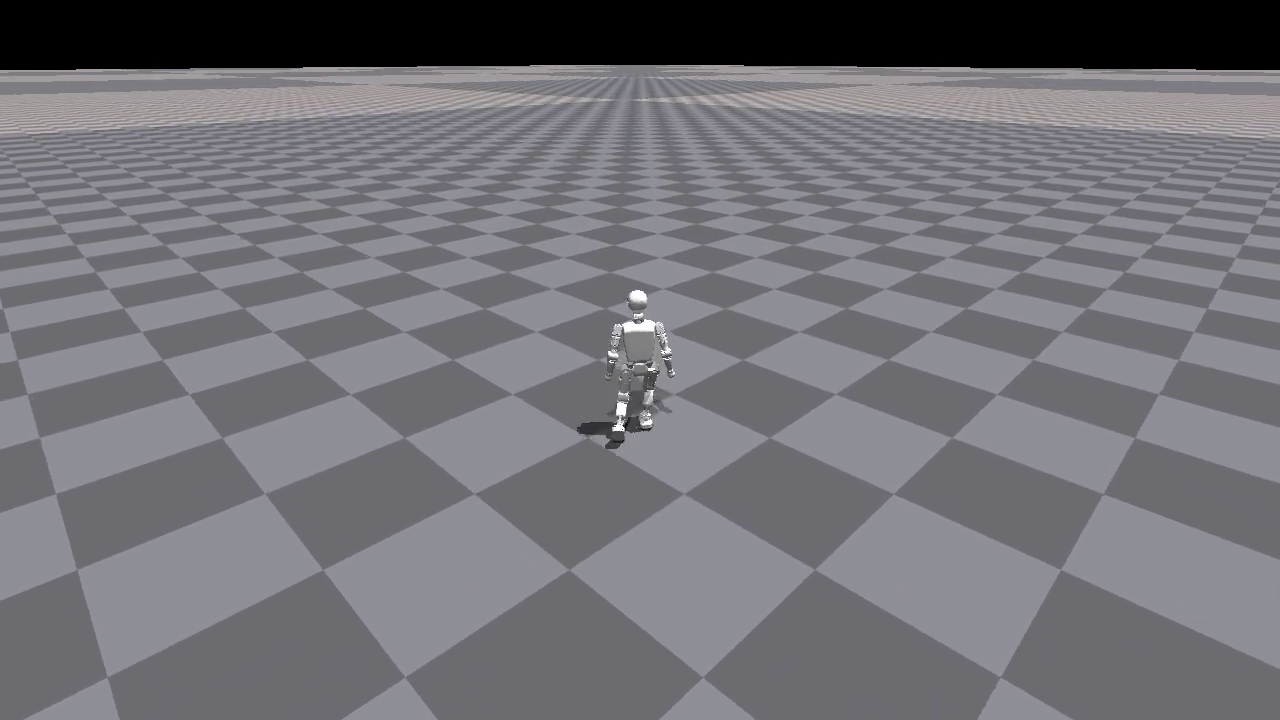
#> input picture frame 995 of T1_sprint_arms_locked/iterations/2026-09-20_v1/BASE/videos/2026-09-21-11-56-39.mp4, 1280 x 720 px
$ python make_frames_abcd.py
#> lines starting #> are read from the running program, lines starting #| are printed output that depends on the picture; pictures that were not available may be replaced by others from this repository, and a replacement may not be noted
"""Quatro linhas de 6 frames seguidos, com a letra no canto superior direito.

BASE começa o mais perto possível de 20 s: o vídeo acaba nesse instante,
então a linha usa os frames 19,90–20,00 s.
"""

from pathlib import Path

import cv2
from PIL import Image, ImageDraw, ImageFont

HERE = Path(__file__).resolve().parent
N_FRAMES = 6
ZOOM = 0.35
ROW_GAP = 28

ROWS = (
    ("a", HERE / "BASE" / "videos" / "2026-09-21-11-56-39.mp4", 20.0),
    ("b", HERE / "dup" / "videos" / "2026-09-22-02-54-13.mp4", 10.0),
    ("c", HERE / "loss" / "videos" / "2026-09-22-11-23-23.mp4", 6.0),
    ("d", HERE / "phase" / "videos" / "2026-10-20-12-45-51.mp4", 17.0),
)


def read_six(path, t_start):
#> called with t_start = 20
    cap = cv2.VideoCapture(str(path))
    if not cap.isOpened():
        raise RuntimeError(f"não abriu {path}")
    fps = cap.get(cv2.CAP_PROP_FPS)
    n = int(cap.get(cv2.CAP_PROP_FRAME_COUNT))
    start = int(round(t_start * fps))
    if start + N_FRAMES > n:
        start = n - N_FRAMES
    cap.set(cv2.CAP_PROP_POS_FRAMES, start)
    frames = []
    for i in range(N_FRAMES):
        ok, frame = cap.read()
        if not ok:
            cap.release()
            raise RuntimeError(f"{path.name} acabou no frame {start + i}")
        img = Image.fromarray(cv2.cvtColor(frame, cv2.COLOR_BGR2RGB))
        frames.append(crop_center(img, ZOOM))
#> this loop made 6 passes
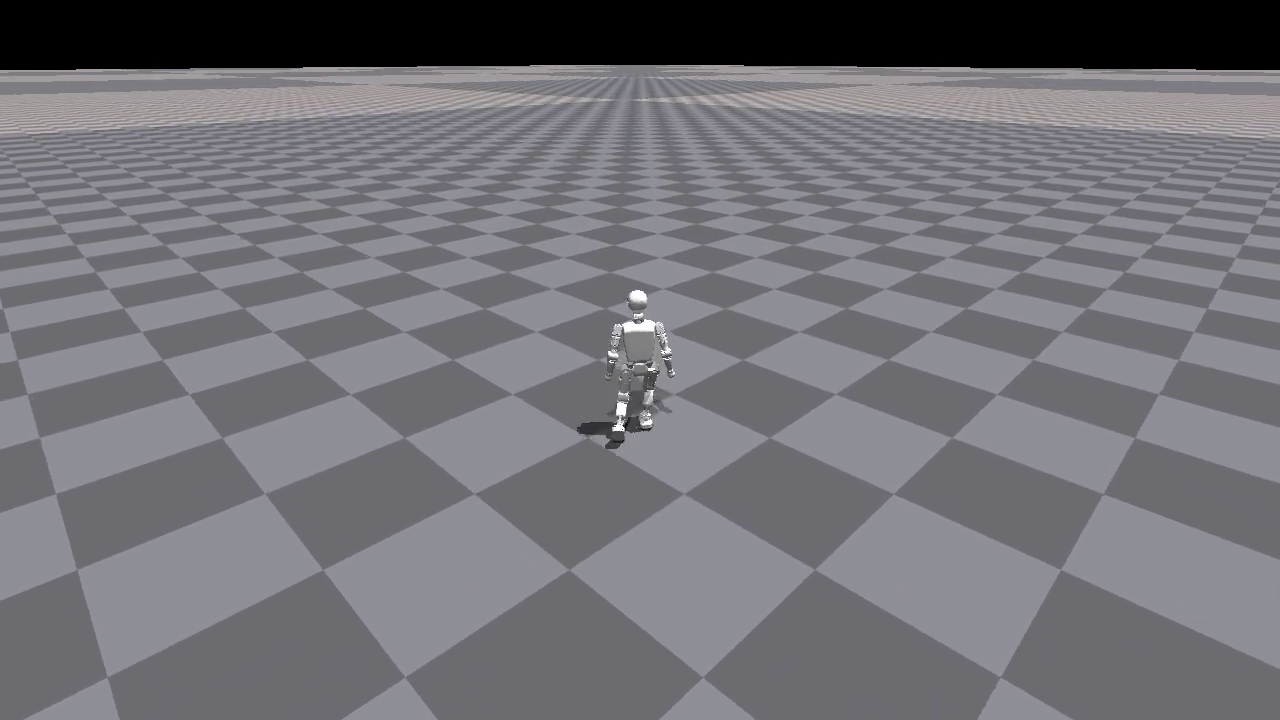
#> input picture frame 995 of T1_sprint_arms_locked/iterations/2026-09-20_v1/BASE/videos/2026-09-21-11-56-39.mp4, 1280 x 720 px
#> pass 3, in read_six, `ok, frame = cap.read()`:
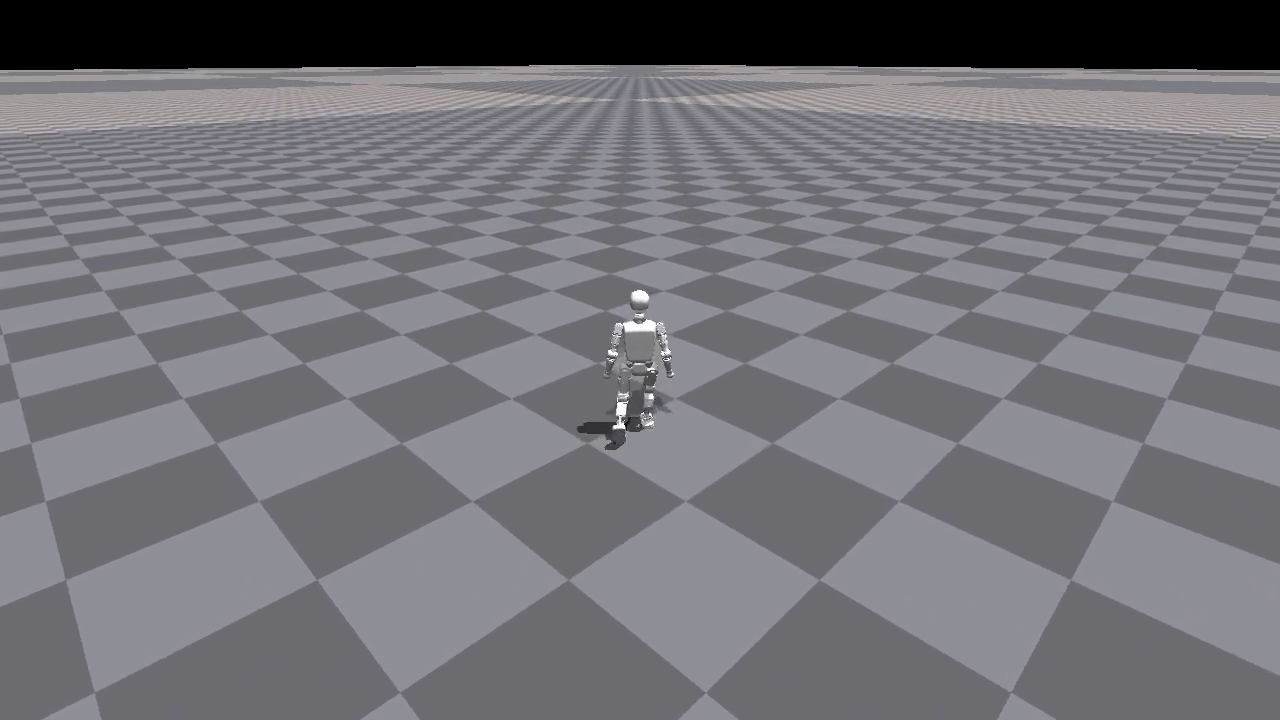
#> frame: shape (720, 1280, 3); mean B, G, R 119.7, 113.7, 114.9
#> after the loop:
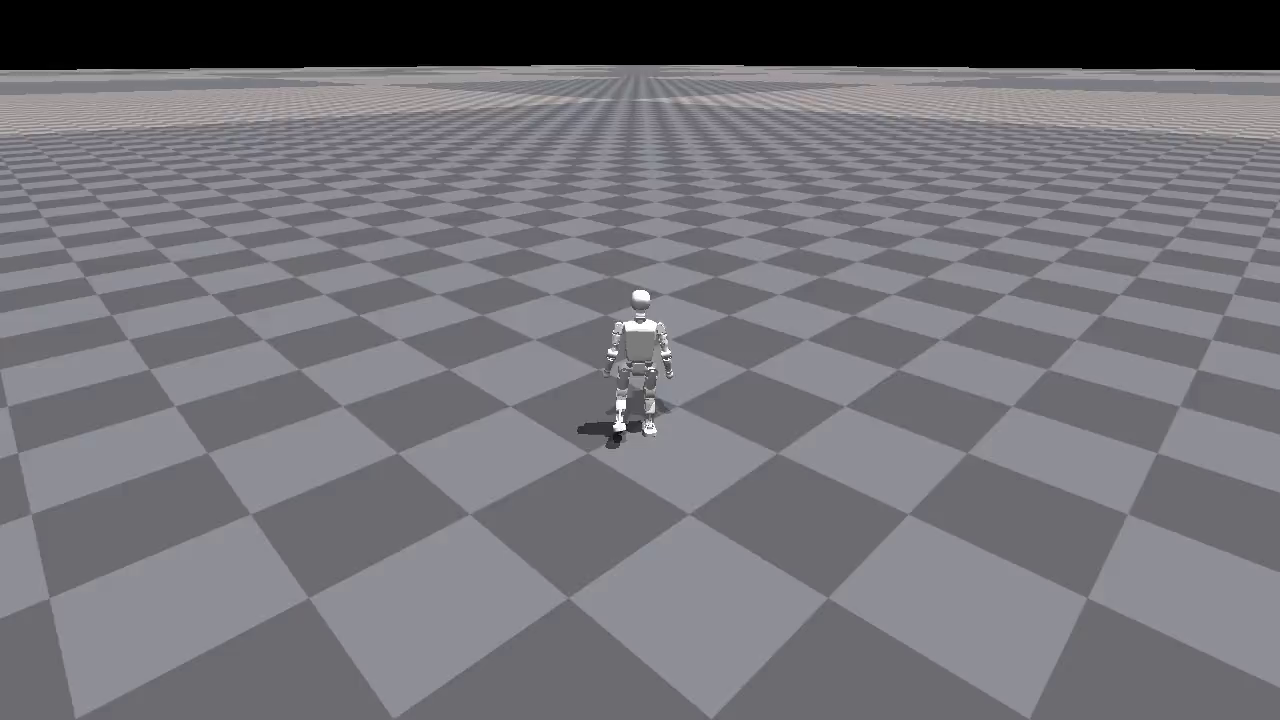
#> frame: shape (720, 1280, 3); mean B, G, R 120, 114.1, 115.2
#> after the loop, frames = 6 items
    cap.release()
    return frames, start / fps


def crop_center(img, frac):
    w, h = img.size
    cw, ch = max(1, round(w * frac)), max(1, round(h * frac))
    left, top = (w - cw) // 2, (h - ch) // 2
    return img.crop((left, top, left + cw, top + ch))


def label(row, letter):
    size = round(max(64, round(row.height * 0.34)) * 0.75)
    font = ImageFont.truetype(r"C:\Windows\Fonts\arialbd.ttf", size)
    pad = max(14, size // 5)
    draw = ImageDraw.Draw(row)
    bbox = font.getbbox(letter)
    tw, th = bbox[2] - bbox[0], bbox[3] - bbox[1]
    box_w, box_h = tw + 2 * pad, th + 2 * pad
    x1 = row.width - pad - box_w
    y1 = pad
    draw.rectangle([x1, y1, x1 + box_w - 1, y1 + box_h - 1], fill="white", outline="black")
    draw.text((x1 + pad - bbox[0], y1 + pad - bbox[1]), letter, font=font, fill="black")


def main():
    rows = []
    for letter, path, t_start in ROWS:
        frames, actual = read_six(path, t_start)
#> frames = 6 items; actual = 19.9
        w, h = frames[0].size
#> w = 448; h = 252
        row = Image.new("RGB", (w * N_FRAMES, h))
#> row: PIL image 2688x252 RGB; every value is 0
        for i, frame in enumerate(frames):
            row.paste(frame, (i * w, 0))
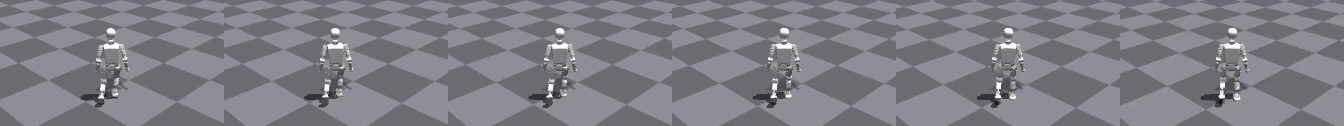
#> row: PIL image 2688x252 RGB (shown at 1/2 size); mean R, G, B 126.4, 125.5, 132.3
        label(row, letter)
        rows.append(row)
        print(f"{letter}  pedido {t_start:.2f}s  inicio {actual:.2f}s  {path.parent.parent.name}")
#| a  pedido 20.00s  inicio 19.90s  BASE
#> pass 2 of the loop in main, `for letter, path, t_start in ROWS:`:
#> the loop in read_six (call 2), `for i in range(N_FRAMES):` made 6 passes
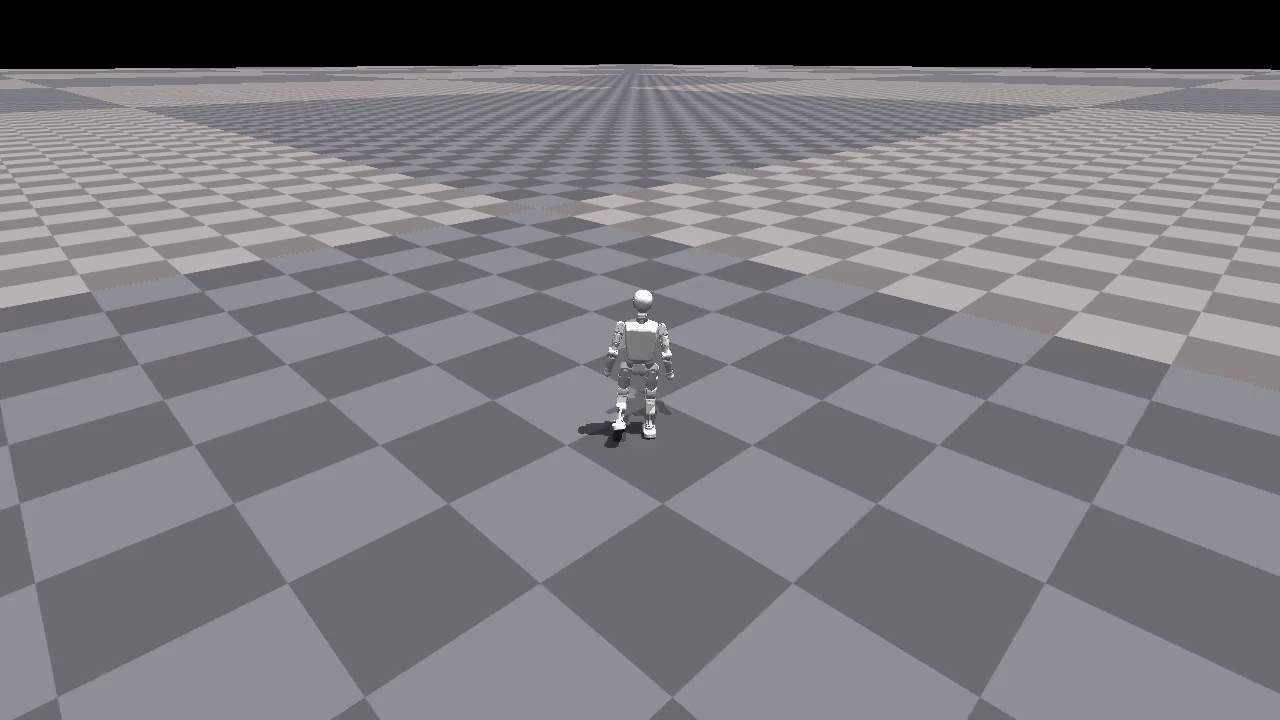
#> input picture frame 500 of T1_sprint_arms_locked/iterations/2026-09-20_v1/BASE/videos/2026-09-21-11-56-39.mp4, 1280 x 720 px, given in place of 2026-09-22-02-54-13.mp4, which was not available
#> after the loop in read_six (call 2), `for i in range(N_FRAMES):`:
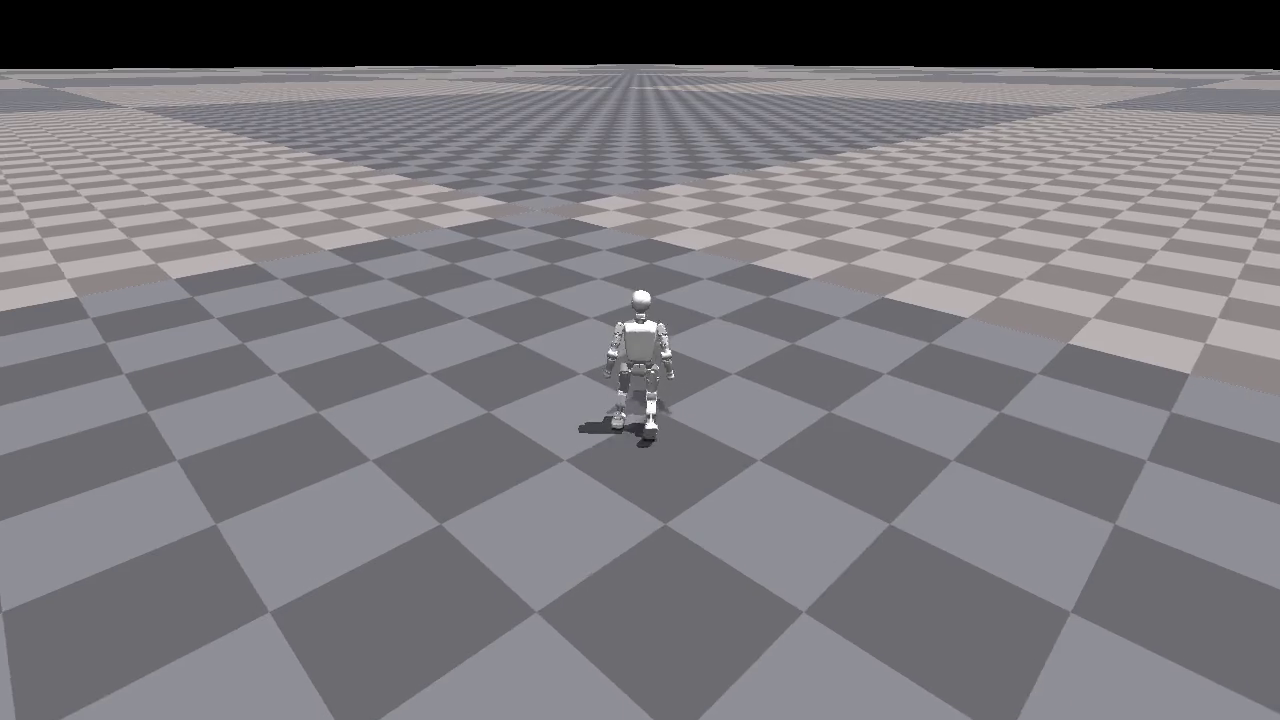
#> frame: shape (720, 1280, 3); mean B, G, R 124, 119.5, 121.4
#> actual = 10
#> the loop in main, `for i, frame in enumerate(frames):` made 6 passes
#> after the loop in main, `for i, frame in enumerate(frames):`:
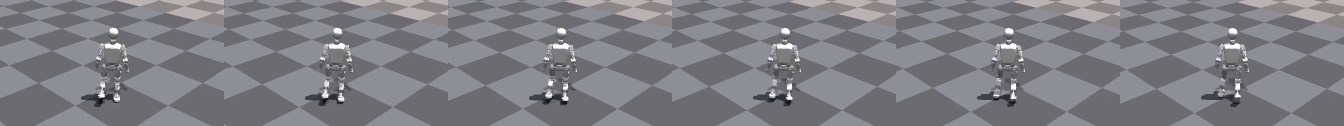
#> row: PIL image 2688x252 RGB (shown at 1/2 size); mean R, G, B 126.4, 125.4, 131.4
#| b  pedido 10.00s  inicio 10.00s  dup
#> pass 3 of the loop in main, `for letter, path, t_start in ROWS:`:
#> the loop in read_six (call 3), `for i in range(N_FRAMES):` made 6 passes
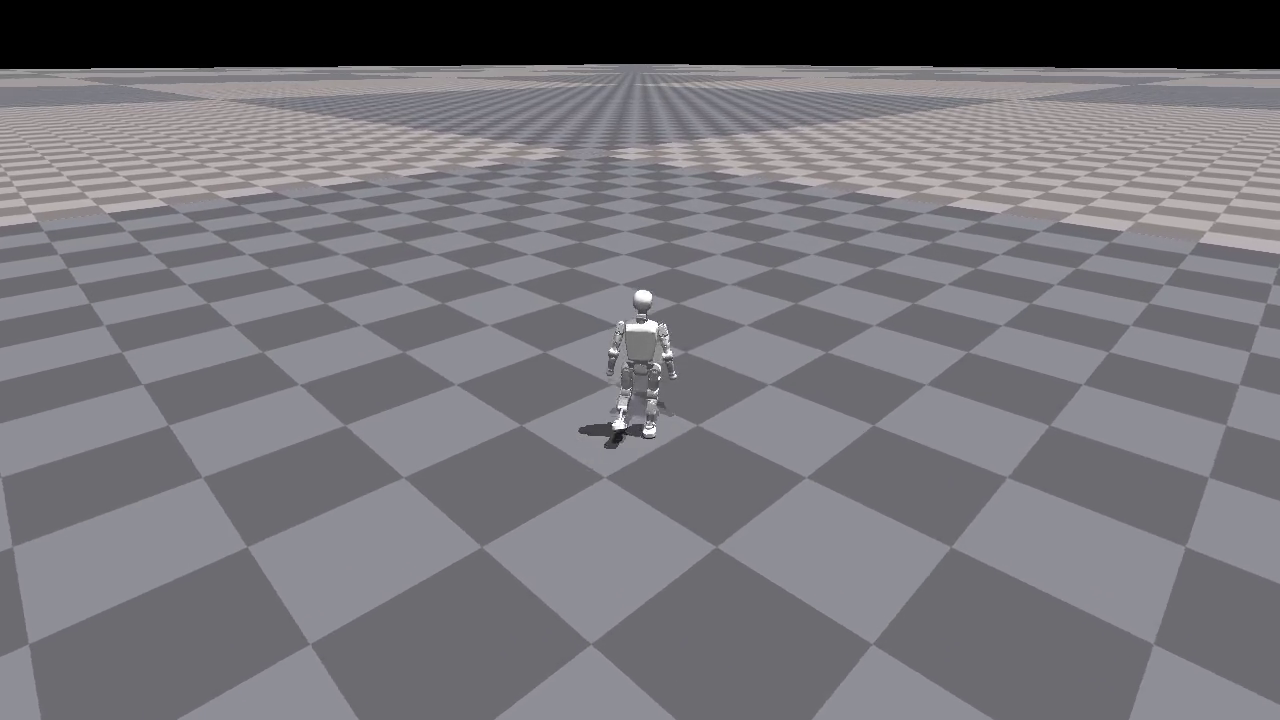
#> input picture frame 300 of T1_sprint_arms_locked/iterations/2026-09-20_v1/BASE/videos/2026-09-21-11-56-39.mp4, 1280 x 720 px, given in place of 2026-09-22-11-23-23.mp4, which was not available
#> after the loop in read_six (call 3), `for i in range(N_FRAMES):`:
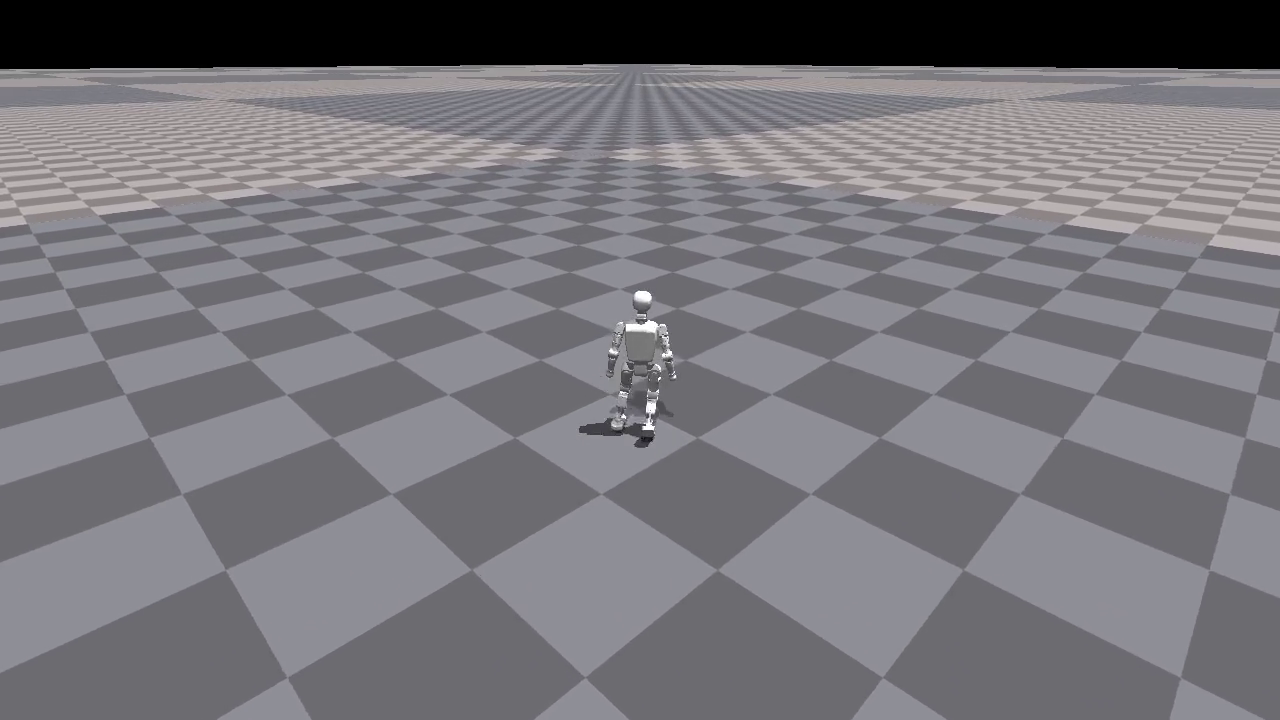
#> frame: shape (720, 1280, 3); mean B, G, R 121.5, 116.2, 117.8
#> actual = 6
#> after the loop in main, `for i, frame in enumerate(frames):`:
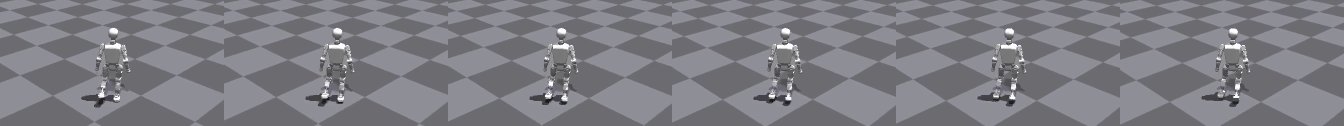
#> row: PIL image 2688x252 RGB (shown at 1/2 size); mean R, G, B 125.2, 124.4, 131
#| c  pedido 6.00s  inicio 6.00s  loss
#> the loop made 4 passes; the first 3 are shown

    width = rows[0].width
#> width = 2688
    height = sum(r.height for r in rows) + ROW_GAP * (len(rows) - 1)
    canvas = Image.new("RGB", (width, height), "white")
#> canvas: PIL image 2688x1092 RGB; every value is 255
    y = 0
    for row in rows:
        canvas.paste(row, (0, y))
        y += row.height + ROW_GAP
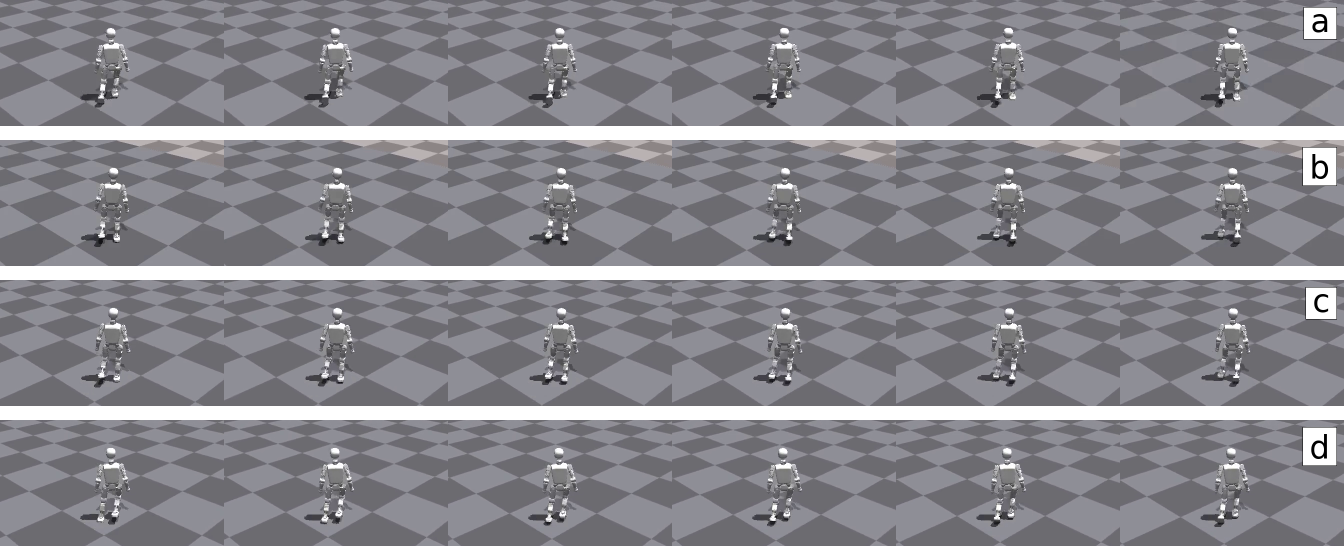
#> canvas: PIL image 2688x1092 RGB (shown at 1/2 size); mean R, G, B 136.2, 135.4, 141.3

    png = HERE / "frames_abcd.png"
    pdf = HERE / "frames_abcd.pdf"
    canvas.save(png)
    canvas.save(pdf, "PDF", resolution=150.0)
    print(png)
    print(pdf)


if __name__ == "__main__":
    main()
